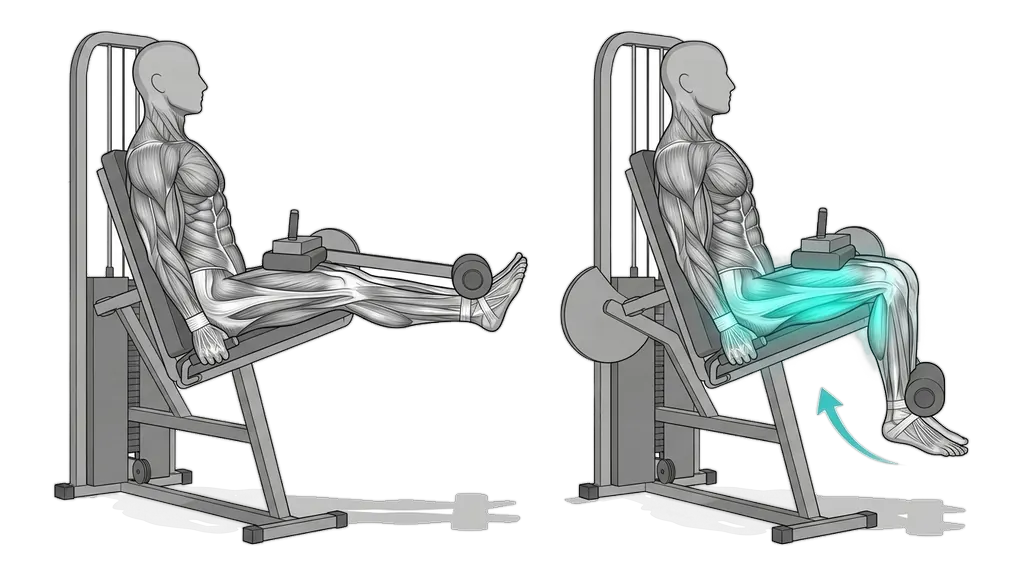
#> input picture img/hareket/10.webp, 1024 x 576 px
$ python onizle.py ../../img/hareket/10.webp
#> lines starting #> are read from the running program, lines starting #| are printed output that depends on the picture
import sys
from PIL import Image
for p in sys.argv[1:]:
    im=Image.open(p).convert("RGBA"); W,H=im.size
#> further down, im is the input picture: PIL image 1024x576 RGBA; mean R, G, B, A 50.5, 53.1, 52.5, 85.9
#> after `W, H = im.size`: W = 1024; H = 576
    out=Image.new("RGB",(W,H*2))
#> out: PIL image 1024x1152 RGB; every value is 0
    for i,bg in enumerate([(0,0,0),(244,244,245)]):
        b=Image.new("RGBA",(W,H),bg+(255,)); b.alpha_composite(im); out.paste(b.convert("RGB"),(0,H*i))
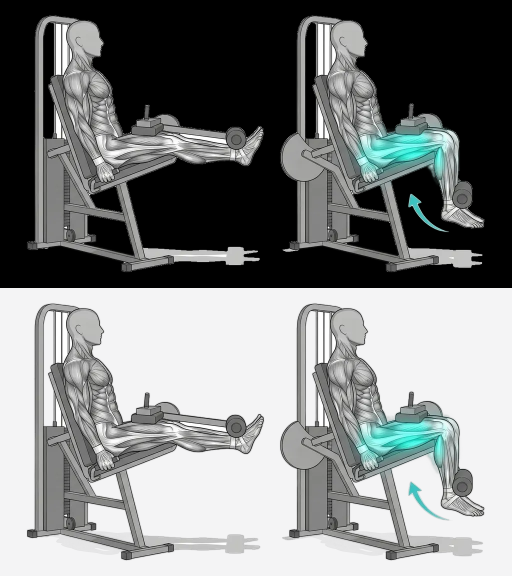
#> out: PIL image 1024x1152 RGB (shown at 1/2 size); mean R, G, B 127.6, 130.1, 129.9
    out.save(p.replace(".webp","_on.png"))

$ run again, on img/hareket/11.webp
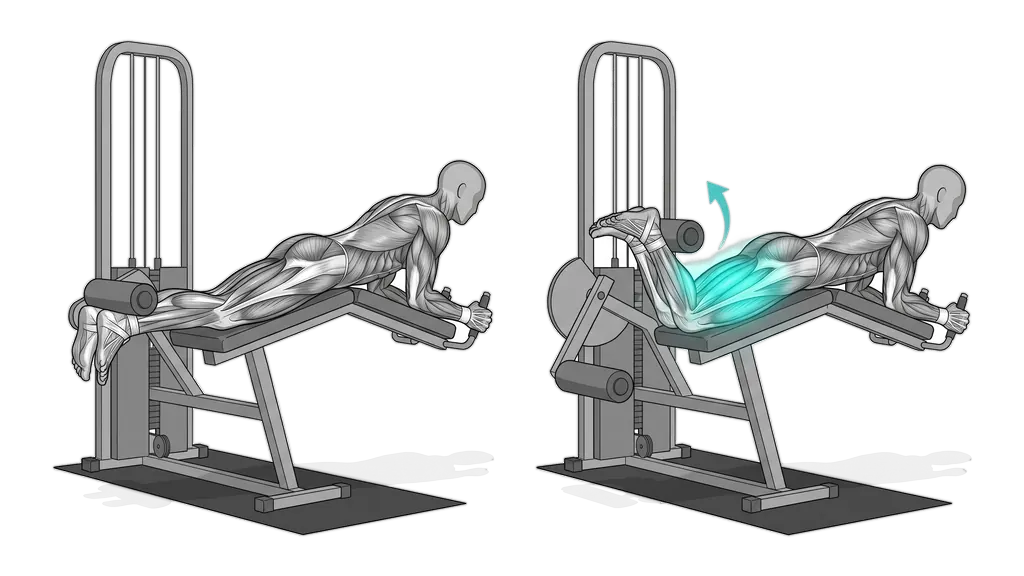
#> input picture img/hareket/11.webp, 1024 x 576 px
#> im is the input picture: PIL image 1024x576 RGBA; mean R, G, B, A 41.4, 42.9, 42.8, 75.3
#> after the loop `for i,bg in enumerate([(0,0,0),(244,244,245)]):`:
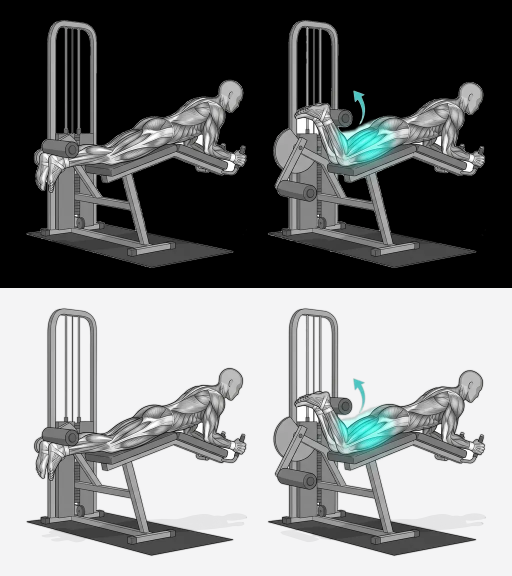
#> out: PIL image 1024x1152 RGB (shown at 1/2 size); mean R, G, B 122.2, 123.7, 123.9

$ run again, on img/hareket/113.webp
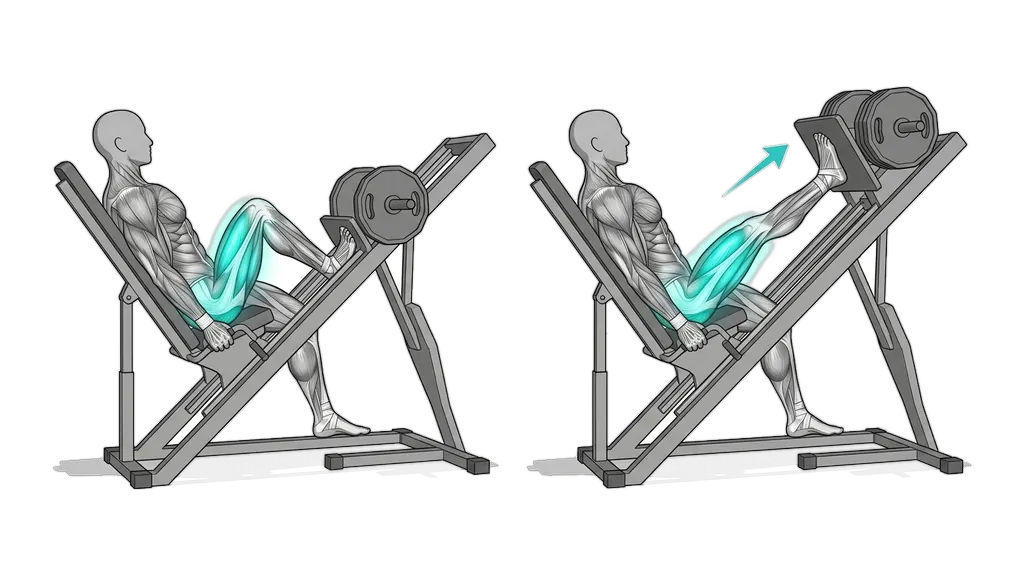
#> input picture img/hareket/113.webp, 1024 x 576 px
#> im is the input picture: PIL image 1024x576 RGBA; mean R, G, B, A 37.9, 40.2, 39.6, 67.5
#> after the loop `for i,bg in enumerate([(0,0,0),(244,244,245)]):`:
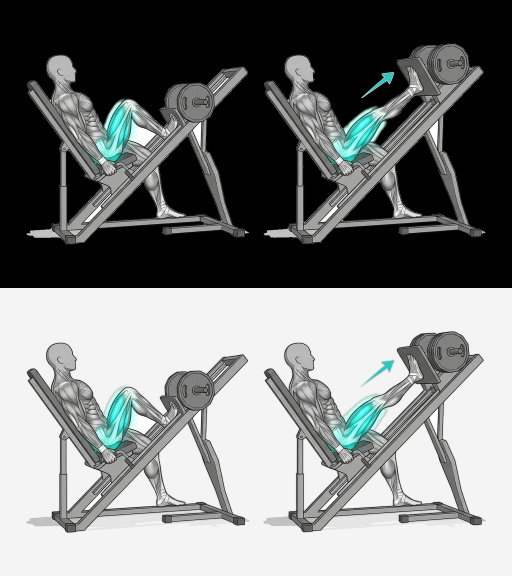
#> out: PIL image 1024x1152 RGB (shown at 1/2 size); mean R, G, B 124, 126.2, 126

$ run again, on img/hareket/117.webp
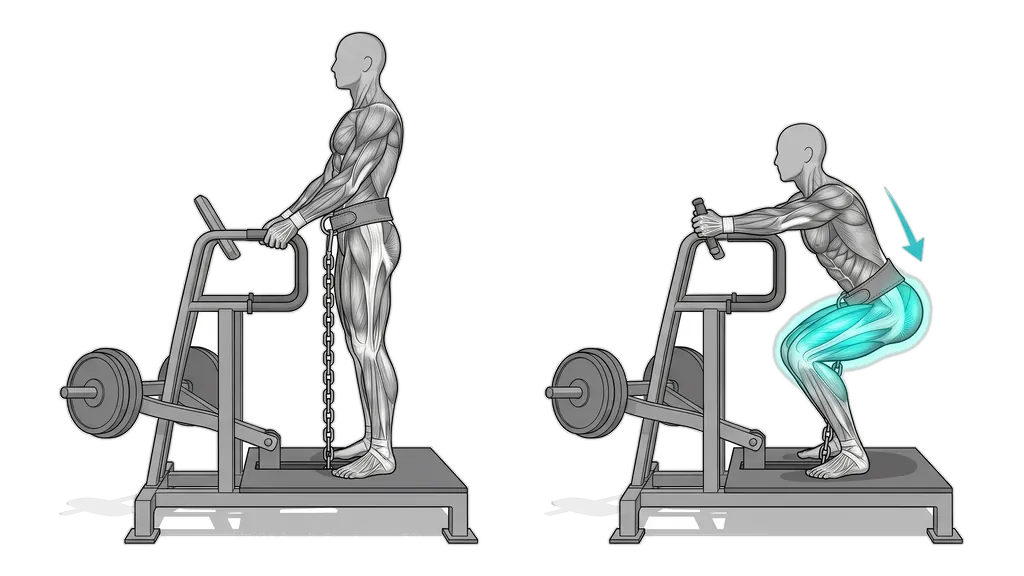
#> input picture img/hareket/117.webp, 1024 x 576 px
#> im is the input picture: PIL image 1024x576 RGBA; mean R, G, B, A 40.1, 42, 41.8, 67.3
#> after the loop `for i,bg in enumerate([(0,0,0),(244,244,245)]):`:
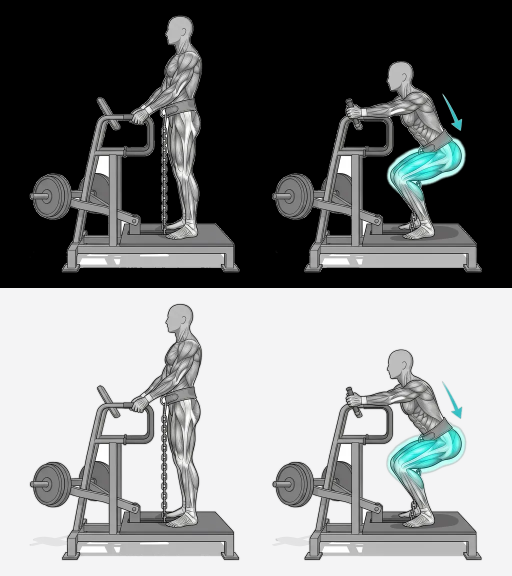
#> out: PIL image 1024x1152 RGB (shown at 1/2 size); mean R, G, B 126, 127.9, 128
